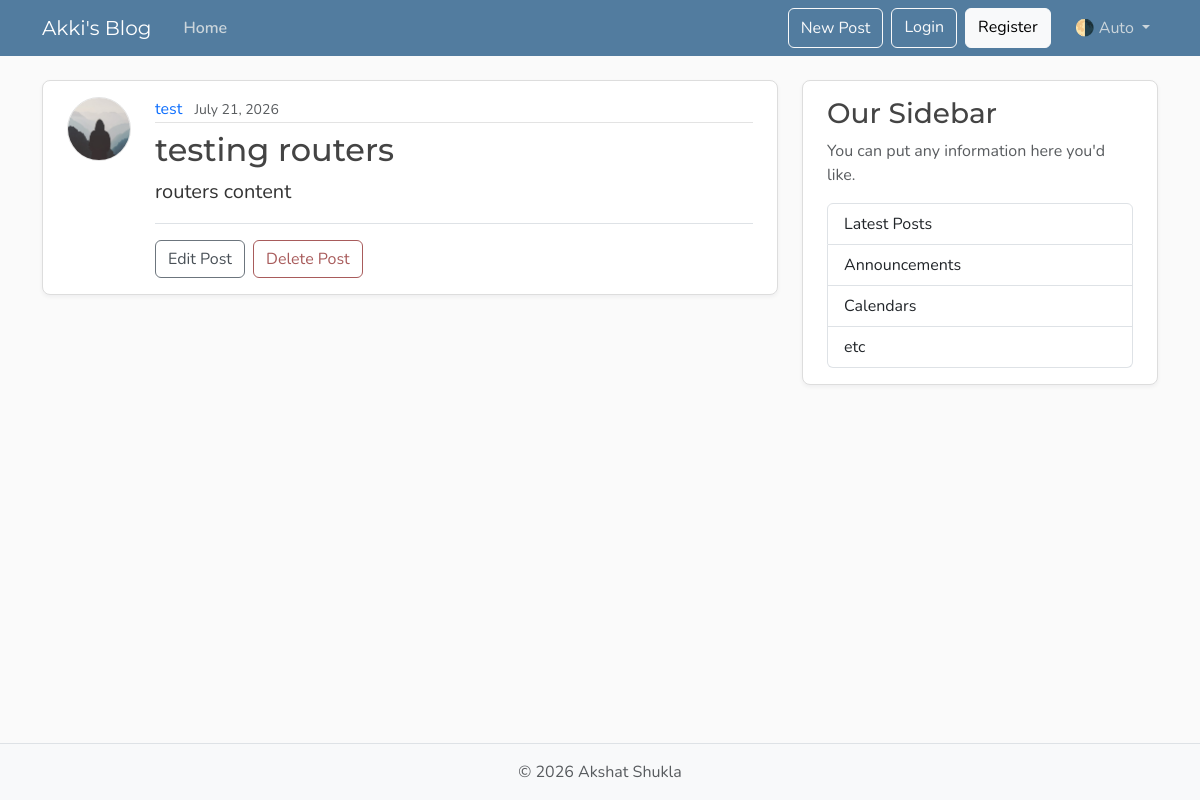
Page /posts/4 on the earlier database version.
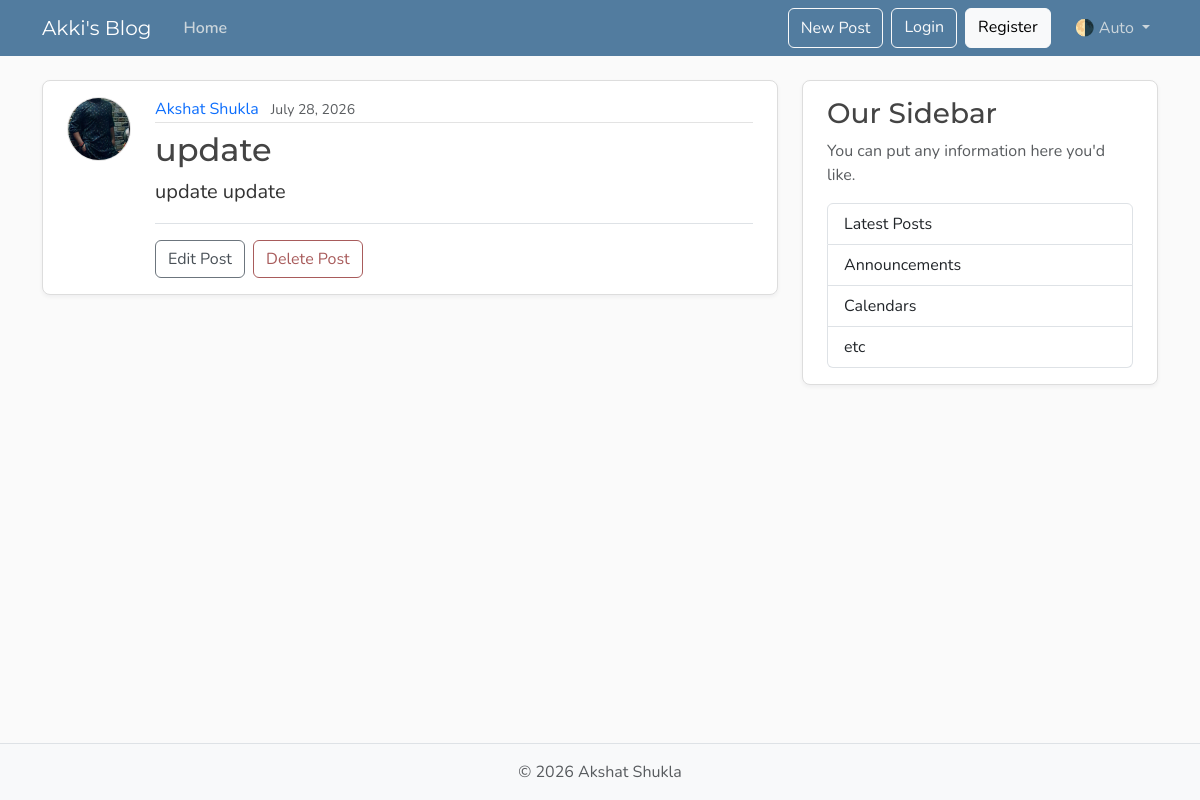
Same page on the later database version.
### models.py (models this page shows, shortened)
class User(Base):
    __tablename__ = "users"
    id: Mapped[int] = mapped_column(Integer, primary_key=True, index=True)
    username: Mapped[str] = mapped_column(String(50), unique=True, nullable=False)
    email: Mapped[str] = mapped_column(String(120), unique=True, nullable=False)
    image_file: Mapped[str | None] = mapped_column(
        String(200),
        nullable=True,
        default=None,
    )
    posts: Mapped[list[Post]] = relationship(back_populates="author",cascade="all,delete-orphan",
    )

class Post(Base):
    __tablename__ = "posts"
    id: Mapped[int] = mapped_column(Integer, primary_key=True, index=True)
    title: Mapped[str] = mapped_column(String(100), nullable=False)
    content: Mapped[str] = mapped_column(Text, nullable=False)
    user_id: Mapped[int] = mapped_column(
        ForeignKey("users.id"),
        nullable=False,
        index=True,
    )
    date_posted: Mapped[datetime] = mapped_column(
        DateTime(timezone=True),
        default=lambda: datetime.now(UTC),
    )
    author: Mapped[User] = relationship(back_populates="posts")

### main.py (the view)
@app.get("/posts/{post_id}", include_in_schema=False)
async def post_page(
    request: Request,
    post_id: int,
    db: Annotated[AsyncSession, Depends(get_db)],
):
    result = await db.execute(
        select(models.Post)
        .options(selectinload(models.Post.author))
        .where(models.Post.id == post_id),
    )
    post = result.scalars().first()
    if post:
        title = post.title[:50]
        return templates.TemplateResponse(
            request,
            "post.html",
            {"post": post, "title": title},
        )
    raise HTTPException(status_code=status.HTTP_404_NOT_FOUND, detail="Post not found")

### templates/post.html (shortened to what this page needs)
{% extends "layout.html" %}
{% block content %}
  <article class="content-section py-3 px-4 mb-4">
    <div class="d-flex align-items-start gap-4">
      <img class="rounded-circle article-img flex-shrink-0"
           src="{{ post.author.image_path }}"
           alt="{{ post.author.username }}'s profile picture"
           width="64"
           height="64"
           loading="lazy">
      <div class="flex-grow-1">
        <div class="article-metadata mb-2">
          <a class="me-2"
             href="{{ url_for("user_posts", user_id=post.author.id) }}">{{ post.author.username }}</a>
          <small class="text-body-secondary">{{ post.date_posted.strftime("%B %d, %Y") }}</small>
        </div>
        <h2 class="article-title">{{ post.title }}</h2>
        <p class="article-content">{{ post.content }}</p>
        <div class="post-actions mt-3 pt-3 border-top">
          <a class="btn btn-outline-secondary me-1" href="#">Edit Post</a>
          <button type="button"
                  class="btn btn-outline-danger"
                  data-bs-toggle="modal"
                  data-bs-target="#deleteModal">Delete Post</button>
        </div>
      </div>
    </div>
  </article>
{% endblock content %}

Differences in the rows shown:
no longer on this page (row unchanged): User: author.username (placeholder picture), author.username "test"
now on this page (row unchanged): User: author.image_path (picture), author.username "Akshat Shukla"
changed Post: date_posted "July 21, 2026" → "July 28, 2026"; title "testing routers" → "update"; content "routers content" → "update update"
